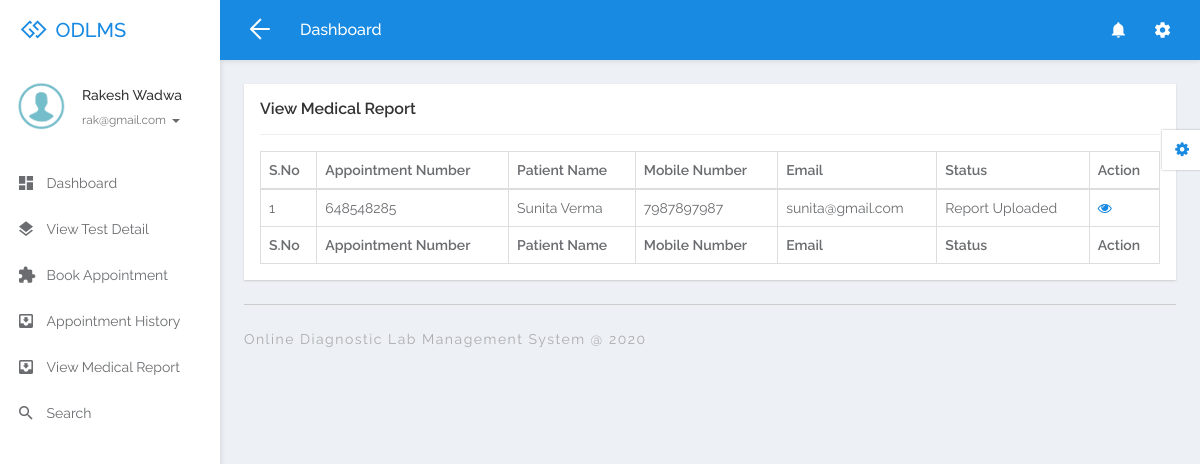
Screenshot of /odlms/user/view-medical-report.php (signed in) with the database file from the repository.
### tables this page shows
CREATE TABLE `tbluser` (
  `ID` int(10) NOT NULL,
  `FullName` varchar(200) DEFAULT NULL,
  `MobileNumber` bigint(10) DEFAULT NULL,
  `Email` varchar(200) DEFAULT NULL,
  `Password` varchar(200) DEFAULT NULL,
  `RegDate` timestamp NULL DEFAULT current_timestamp()
);

CREATE TABLE `tblappointment` (
  `ID` int(10) NOT NULL,
  `UserID` int(10) NOT NULL,
  `AppointmentNumber` varchar(50) DEFAULT NULL,
  `PatientName` varchar(120) DEFAULT NULL,
  `Gender` varchar(50) DEFAULT NULL,
  `DOB` varchar(200) DEFAULT NULL,
  `MobileNumber` bigint(10) DEFAULT NULL,
  `Email` varchar(200) DEFAULT NULL,
  `AppointmentDate` varchar(200) DEFAULT NULL,
  `AppointmentTime` varchar(80) DEFAULT NULL,
  `Prescription` varchar(200) DEFAULT NULL,
  `PostDate` timestamp NULL DEFAULT current_timestamp(),
  `Status` varchar(50) DEFAULT NULL,
  `AssignTo` varchar(200) DEFAULT NULL,
  `Remark` varchar(100) DEFAULT NULL,
  `UpdationDate` timestamp NOT NULL DEFAULT current_timestamp(),
  `Report` varchar(200) DEFAULT NULL,
  `ReportUploadedDate` timestamp NULL DEFAULT NULL ON UPDATE current_timestamp()
);

### odlms/user/view-medical-report.php (the view, shortened to what this page needs)
<?php
if (strlen($_SESSION['odlmsuid']==0)) {
  header('location:logout.php');
  } else{
  ?>
<!DOCTYPE html>
<html lang="en">
<head>
	<link rel="stylesheet" href="libs/bower/font-awesome/css/font-awesome.min.css">
	<link rel="stylesheet" href="libs/bower/material-design-iconic-font/dist/css/material-design-iconic-font.css">
	<link rel="stylesheet" href="libs/bower/animate.css/animate.min.css">
	<link rel="stylesheet" href="libs/bower/fullcalendar/dist/fullcalendar.min.css">
	<link rel="stylesheet" href="libs/bower/perfect-scrollbar/css/perfect-scrollbar.css">
	<link rel="stylesheet" href="assets/css/bootstrap.css">
	<link rel="stylesheet" href="assets/css/core.css">
	<link rel="stylesheet" href="assets/css/app.css">
</head>
<body class="menubar-left menubar-unfold menubar-light theme-primary">
<?php include_once('includes/header.php');?>
<?php include_once('includes/sidebar.php');?>
<main id="app-main" class="app-main">
  <div class="wrap">
	<section class="app-content">
		<div class="row">
			<div class="col-md-12">
				<div class="widget">
					<header class="widget-header">
						<h4 class="widget-title">View Medical Report</h4>
					</header>
					<hr class="widget-separator">
					<div class="widget-body">
						<div class="table-responsive">
							<table class="table table-bordered table-hover js-basic-example dataTable table-custom">
								<thead>
									<tr>
										<th>S.No</th>
										<th>Appointment Number</th>
										<th>Patient Name</th>
										<th>Mobile Number</th>
										<th>Email</th>
										<th>Status</th>
										<th>Action</th>
									</tr>
								</thead>
								<tbody>
                  <?php
                  $uid=$_SESSION['odlmsuid'];
$sql="SELECT * from tblappointment where Status='Report Uploaded' && UserID=:uid";
$query = $dbh -> prepare($sql);
$query-> bindParam(':uid', $uid, PDO::PARAM_STR);
$query->execute();
$results=$query->fetchAll(PDO::FETCH_OBJ);
$cnt=1;
if($query->rowCount() > 0)
{
foreach($results as $row)
{               ?>
									<tr>
										<td><?php echo htmlentities($cnt);?></td>
										<td><?php  echo htmlentities($row->AppointmentNumber);?></td>
										<td><?php  echo htmlentities($row->PatientName);?></td>
										<td><?php  echo htmlentities($row->MobileNumber);?></td>
										<td><?php  echo htmlentities($row->Email);?></td>
										<?php if($row->Status==""){ ?>
                     <td><?php echo "Not Updated Yet"; ?></td>
<?php } else { ?>                  <td><?php  echo htmlentities($row->Status);?>
                  </td>
                  <?php } ?>
										<td><a href="view-medicalreport-detail.php?viewid=<?php echo htmlentities ($row->ID);?>&&aptid=<?php echo htmlentities ($row->AppointmentNumber);?>"><i class="fa fa-eye" aria-hidden="true"></i></a></td>
									</tr>
								 <?php $cnt=$cnt+1;}} ?>
								</tbody>
                  <tfoot>
                  <tr>
                   <th>S.No</th>
										<th>Appointment Number</th>
										<th>Patient Name</th>
										<th>Mobile Number</th>
										<th>Email</th>
										<th>Status</th>
										<th>Action</th>
                  </tr>
                </tfoot>
							</table>
						</div>
					</div>
				</div>
			</div>
		</div>
	</section>
</div>
  <?php include_once('includes/footer.php');?>
</main>
<?php include_once('includes/customizer.php');?>
</body>
</html>
<?php }  ?>

### odlms/user/includes/sidebar.php (shortened to what this page needs)
<aside id="menubar" class="menubar light">
  <div class="app-user">
    <div class="media">
      <div class="media-left">
        <div class="avatar avatar-md avatar-circle">
          <img class="img-responsive" src="assets/images/images.png" alt="avatar"/>
        </div>
      </div>
      <div class="media-body">
        <div class="foldable">
          <?php
$uid=$_SESSION['odlmsuid'];
$sql="SELECT FullName,Email from  tbluser where ID=:uid";
$query = $dbh -> prepare($sql);
$query->bindParam(':uid',$uid,PDO::PARAM_STR);
$query->execute();
$results=$query->fetchAll(PDO::FETCH_OBJ);
$cnt=1;
if($query->rowCount() > 0)
{
foreach($results as $row)
{               ?>
          <h5><a href="javascript:void(0)" class="username"><?php  echo $row->FullName;?></a></h5><?php $cnt=$cnt+1;}} ?>
          <ul>
            <li class="dropdown">
              <a href="javascript:void(0)" class="dropdown-toggle usertitle" data-toggle="dropdown" aria-haspopup="true" aria-expanded="false">
                <small><?php  echo $row->Email;?></small>
                <span class="caret"></span>
              </a>
            </li>
          </ul>
        </div>
      </div>
    </div>
  </div>
  <div class="menubar-scroll">
    <div class="menubar-scroll-inner">
      <ul class="app-menu">
        <li class="has-submenu">
          <a href="dashboard.php">
            <i class="menu-icon zmdi zmdi-view-dashboard zmdi-hc-lg"></i>
            <span class="menu-text">Dashboard</span>
          </a>
        </li>
        <li class="has-submenu">
          <a href="view-testdetail.php">
            <i class="menu-icon zmdi zmdi-layers zmdi-hc-lg"></i>
            <span class="menu-text">View Test Detail</span>
           </a>
        </li>
        <li class="has-submenu">
          <a href="appointment.php">
            <i class="menu-icon zmdi zmdi-puzzle-piece zmdi-hc-lg"></i>
            <span class="menu-text">Book Appointment</span>
          </a>
        </li>
        <li class="has-submenu">
          <a href="appointment-history.php">
            <i class="menu-icon zmdi zmdi-inbox zmdi-hc-lg"></i>
            <span class="menu-text">Appointment History</span>
             </a>
        </li>
         <li class="has-submenu">
          <a href="view-medical-report.php">
            <i class="menu-icon zmdi zmdi-inbox zmdi-hc-lg"></i>
            <span class="menu-text">View Medical Report</span>
             </a>
        </li>
        <li>
          <a href="search.php">
            <i class="menu-icon zmdi zmdi-search zmdi-hc-lg"></i>
            <span class="menu-text">Search</span>
          </a>
        </li>
      </ul>
    </div>
  </div>
</aside>

### rows the page displays
tbluser: FullName "Rakesh Wadwa", Email "rak@gmail.com"
tblappointment: AppointmentNumber "648548285", PatientName "Sunita Verma", MobileNumber "7987897987", Email "sunita@gmail.com", Status "Report Uploaded"
